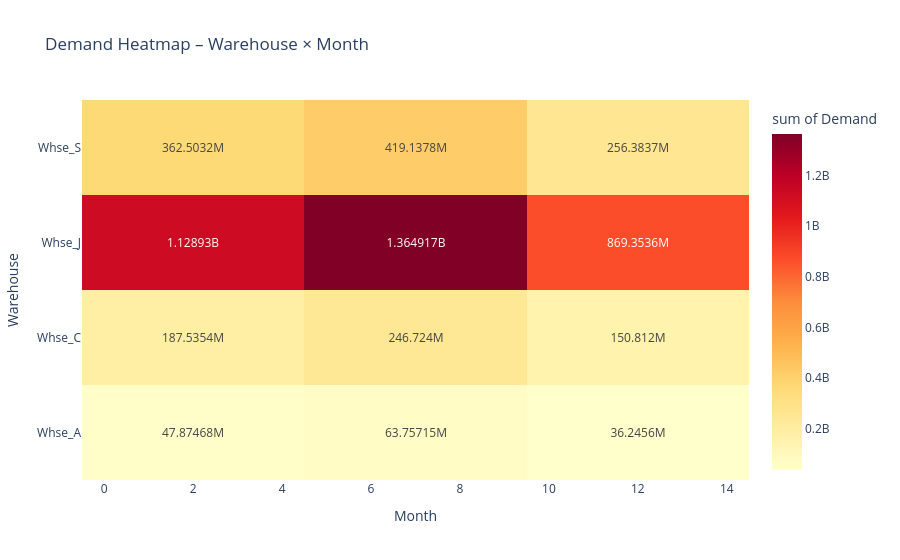

This figure's notebook cell:
### Markdown cell above
## 5. Heatmap – Interactive

### Code cell
hm = df.groupby(['Warehouse','month'])['Order_Demand'].sum().reset_index()
hm.columns = ['Warehouse','Month','Demand']

fig = px.density_heatmap(hm, x='Month', y='Warehouse', z='Demand',
                         color_continuous_scale='YlOrRd',
                         title='Demand Heatmap – Warehouse × Month',
                         text_auto=True)
fig.show()

### Figure 1 — Plotly figure (JSON) as saved in the notebook; plotly's stock layout.template omitted (floating-point values rounded to 4 significant figures)
{"data": [{"coloraxis": "coloraxis", "histfunc": "sum", "hovertemplate": "Month=%{x}<br>Warehouse=%{y}<br>sum of Demand=%{z}<extra></extra>", "name": "", "texttemplate": "%{z}", "type": "histogram2d", "x": [1.0, 2.0, 3.0, 4.0, 5.0, 6.0, 7.0, 8.0, 9.0, 10.0, 11.0, 12.0, 1.0, 2.0, 3.0, 4.0, 5.0, 6.0, 7.0, 8.0, 9.0, 10.0, 11.0, 12.0, 1.0, 2.0, 3.0, 4.0, 5.0, 6.0, 7.0, 8.0, 9.0, 10.0, 11.0, 12.0, 1.0, 2.0, 3.0, 4.0, 5.0, 6.0, 7.0, 8.0, 9.0, 10.0, 11.0, 12.0], "xaxis": "x", "xbingroup": "x", "y": ["Whse_A", "Whse_A", "Whse_A", "Whse_A", "Whse_A", "Whse_A", "Whse_A", "Whse_A", "Whse_A", "Whse_A", "Whse_A", "Whse_A", "Whse_C", "Whse_C", "Whse_C", "Whse_C", "Whse_C", "Whse_C", "Whse_C", "Whse_C", "Whse_C", "Whse_C", "Whse_C", "Whse_C", "Whse_J", "Whse_J", "Whse_J", "Whse_J", "Whse_J", "Whse_J", "Whse_J", "Whse_J", "Whse_J", "Whse_J", "Whse_J", "Whse_J", "Whse_S", "Whse_S", "Whse_S", "Whse_S", "Whse_S", "Whse_S", "Whse_S", "Whse_S", "Whse_S", "Whse_S", "Whse_S", "Whse_S"], "yaxis": "y", "ybingroup": "y", "z": [11110204, 12948309, 12141303, 11674864, 13570836, 11402280, 13365960, 13248540, 12169536, 12260583, 12505307, 11479709, 44923349, 37477455, 55146360, 49988270, 47430936, 48306647, 57703057, 47151180, 46132165, 49836512, 49311708, 51663765, 274880745, 278006335, 295978389, 280064592, 261335943, 285004612, 299320515, 248563501, 270692185, 302142458, 290413737, 276797384, 98360785, 78164715, 102764374, 83213282, 92360642, 88299202, 90064181, 77361640, 71052173, 86867170, 80192608, 89323928]}], "layout": {"coloraxis": {"colorbar": {"title": {"text": "sum of Demand"}}, "colorscale": [[0, "rgb(255,255,204)"], [0.125, "rgb(255,237,160)"], [0.25, "rgb(254,217,118)"], [0.375, "rgb(254,178,76)"], [0.5, "rgb(253,141,60)"], [0.625, "rgb(252,78,42)"], [0.75, "rgb(227,26,28)"], [0.875, "rgb(189,0,38)"], [1, "rgb(128,0,38)"]]}, "legend": {"tracegroupgap": 0}, "title": {"text": "Demand Heatmap – Warehouse × Month"}, "xaxis": {"anchor": "y", "domain": [0, 1], "title": {"text": "Month"}}, "yaxis": {"anchor": "x", "domain": [0, 1], "title": {"text": "Warehouse"}}}}
